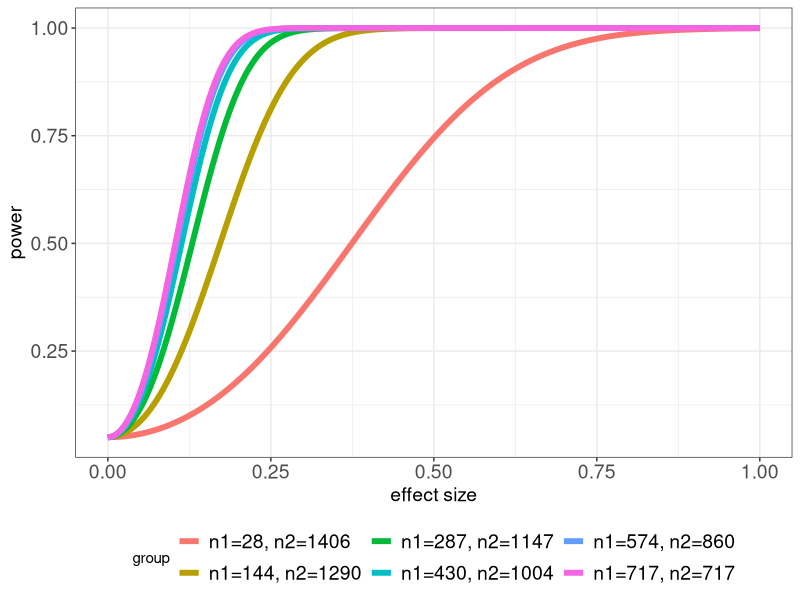

This figure's R source:
## ---- chunk 1
library(knitr)
library(pwr)
library(dplyr)
library(tidyr)
library(ggplot2)
## ---- chunk 2
ptab <- cbind(NULL, NULL)       # initalize ptab

for (i in seq(0,1, length.out = 200)){
  pwrt1 <- pwr.t2n.test(n1 = 28, n2 = 1406, sig.level = 0.05, power = NULL, d = i, alternative="two.sided")
  pwrt2 <- pwr.t2n.test(n1 = 144, n2 = 1290, sig.level = 0.05, power = NULL, d = i, alternative="two.sided")
  pwrt3 <- pwr.t2n.test(n1 = 287, n2 = 1147, sig.level = 0.05, power = NULL, d = i, alternative="two.sided")
  pwrt4 <- pwr.t2n.test(n1 = 430, n2 = 1004, sig.level = 0.05, power = NULL, d = i, alternative="two.sided")
  pwrt5 <- pwr.t2n.test(n1 = 574, n2 = 860, sig.level = 0.05, power = NULL, d = i, alternative="two.sided")
  pwrt6 <- pwr.t2n.test(n1 = 717, n2 = 717, sig.level = 0.05, power = NULL, d = i, alternative="two.sided")
  ptab <- rbind(ptab, cbind(pwrt1$d, pwrt1$power,
                            pwrt2$d, pwrt2$power,
                            pwrt3$d, pwrt3$power,
                            pwrt4$d, pwrt4$power,
                            pwrt5$d, pwrt5$power,
                            pwrt6$d, pwrt6$power))
}

ptab <- cbind(seq_len(nrow(ptab)), ptab)

colnames(ptab) <- c("id","n1=28, n2=1406.effect size","n1=28, n2=1406.power",
                    "n1=144, n2=1290.effect size","n1=144, n2=1290.power",
                    "n1=287, n2=1147.effect size","n1=287, n2=1147.power",
                    "n1=430, n2=1004.effect size","n1=430, n2=1004.power",
                    "n1=574, n2=860.effect size","n1=574, n2=860.power",
                    "n1=717, n2=717.effect size","n1=717, n2=717.power")


temp <- ptab %>%
  as.data.frame() %>%
  gather(key = name, value = val, 2:13) %>%
  separate(col = name, into = c("group", "var"), sep = "\\.") %>%
  spread(key = var, value = val)


temp$group <- factor(temp$group, levels = c("n1=28, n2=1406", "n1=144, n2=1290", "n1=287, n2=1147", "n1=430, n2=1004",
                                       "n1=574, n2=860", "n1=717, n2=717"))
## ---- chunk 3
p <- ggplot(temp, aes(x = `effect size`, y = power, color = group))
p + geom_line(size=2) + theme_bw() + theme(legend.position = "bottom",
                                           axis.text=element_text(size=14),
                                           axis.title=element_text(size=14),
                                           legend.text=element_text(size=14)) 
